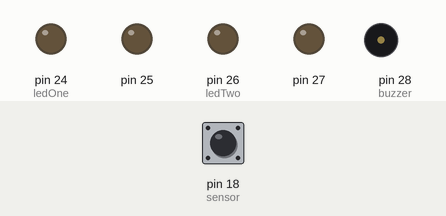
The sketch below on a simulated Arduino Mega 2560, built with avr-gcc and run on an emulated ATmega2560. Parts: output pins drawn as LEDs (lit = HIGH), buzzer (waves = sounding, pin HIGH). The inputs (shaded band) are chosen by the test bench; at power-on: pin 18 (sensor) HIGH.

Above: at 1.2 s.
1.3 s: pin 18 (sensor) driven LOW
At 3.2 s:
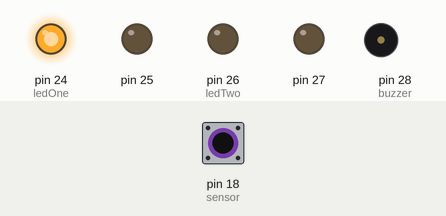
4.2 s: pin 18 (sensor) pulsed HIGH 2 times (0.12 s each, 0.3 s apart)
At 6.5 s:
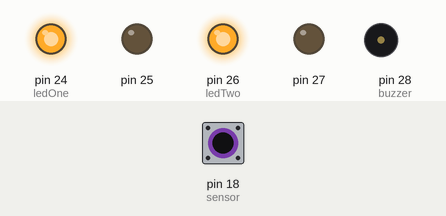
7.6 s: pin 18 (sensor) pulsed HIGH 2 times (0.12 s each, 0.3 s apart)
At 10.0 s:
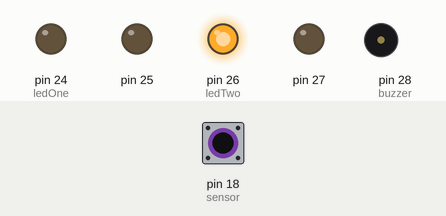
Timing chart, 0 to 11.5 s (numbered marks = the images above; inputs shaded):
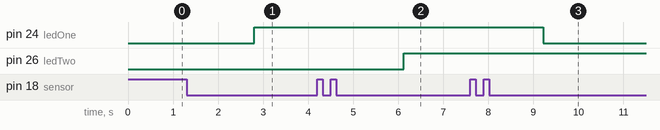

The sketch:

Capstone_Design_1.ino
```cpp
#define sensor 18
#define ledOne 24
#define ledTwo 26
#define buzzer 28

int samplingTime = 1500;
volatile unsigned long mill = 0;
volatile int count = 0;

bool ledOneState = false;
bool ledTwoState = false;
bool buzzerState = false;

void setup() {
  pinMode(sensor, INPUT);

  for(int i = ledOne; i <= buzzer; i++){
    pinMode(i, OUTPUT);
  }

  attachInterrupt(digitalPinToInterrupt(sensor), clapEvent, FALLING);
}

void loop() {
  if(count){
    while(millis() - mill < samplingTime){

    }

    switch(count){
      case 1:
        ledOneState = !ledOneState;
        digitalWrite(ledOne, ledOneState);
        break;
      case 2:
        ledTwoState = !ledTwoState;
        digitalWrite(ledTwo, ledTwoState);
        break;
      case 3:
        buzzerState = !buzzerState;
        digitalWrite(buzzer, buzzerState);
        break;
      default:
        break;
      }

    count = 0;
  }
}

void clapEvent(){

  // 중복 실행 방지
  if(millis() - mill < 300){
    return;
  }

  mill = millis();
  count++;
}
```

Measured:
- after the input at 1.3 s, pin 24 (ledOne): LOW → HIGH after 1.5 s
- after the input at 4.2 s, pin 26 (ledTwo): LOW → HIGH after 1.9 s
- after the input at 7.6 s, pin 24 (ledOne): HIGH → LOW after 1.6 s
